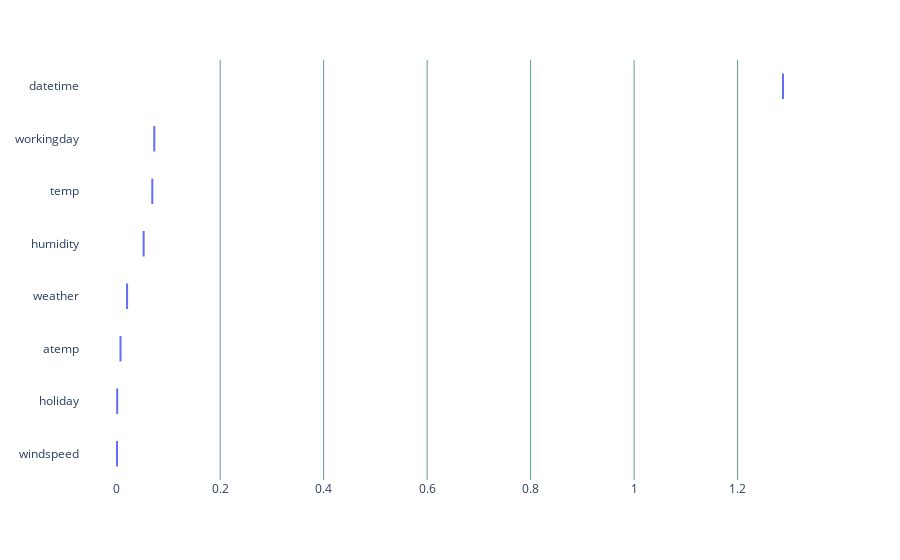

Notebook cell for this chart:
### Code cell
fig = px.box(x=result.importances_mean[sorted_idx].T, y=X_test.columns[sorted_idx])
fig.update_layout(xaxis_title=None, yaxis_title=None, title=None, paper_bgcolor='rgba(0,0,0,0)', plot_bgcolor='rgba(0,0,0,0)', xaxis={"gridcolor": '#609a92'})
fig.show()
# fig.write_image("oui.png", format="png", scale=2)

### Figure 1 — Plotly figure (JSON) as saved in the notebook; plotly's stock layout.template omitted (floating-point values rounded to 4 significant figures)
{"data": [{"alignmentgroup": "True", "hovertemplate": "x=%{x}<br>y=%{y}<extra></extra>", "legendgroup": "", "marker": {"color": "#636efa"}, "name": "", "notched": false, "offsetgroup": "", "orientation": "h", "showlegend": false, "type": "box", "x": [0.0006322, 0.0009778, 0.007418, 0.02011, 0.05211, 0.06886, 0.07267, 1.288], "x0": " ", "xaxis": "x", "y": ["windspeed", "holiday", "atemp", "weather", "humidity", "temp", "workingday", "datetime"], "y0": " ", "yaxis": "y"}], "layout": {"boxmode": "group", "legend": {"tracegroupgap": 0}, "margin": {"t": 60}, "paper_bgcolor": "rgba(0,0,0,0)", "plot_bgcolor": "rgba(0,0,0,0)", "title": {}, "xaxis": {"anchor": "y", "domain": [0, 1], "gridcolor": "#609a92", "title": {}}, "yaxis": {"anchor": "x", "domain": [0, 1], "title": {}}}}
